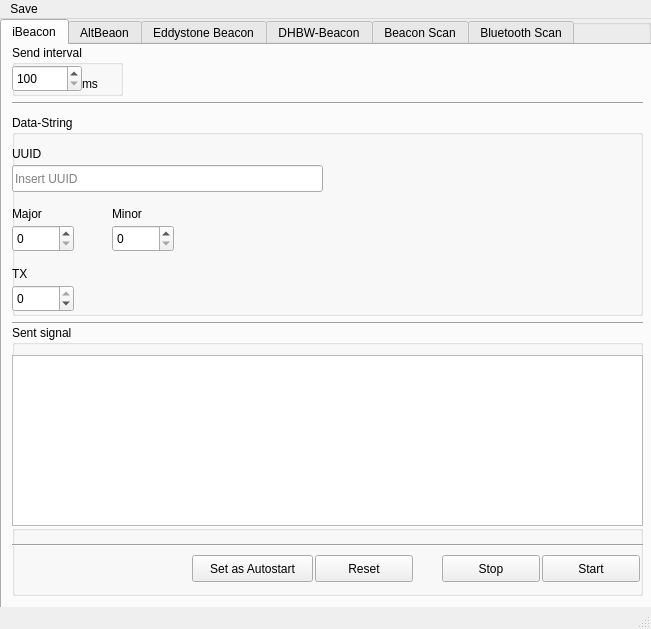
<?xml version="1.0" encoding="UTF-8"?>
<ui version="4.0">
 <class>PiBeacon</class>
 <widget class="QMainWindow" name="PiBeacon">
  <property name="geometry">
   <rect>
    <x>0</x>
    <y>0</y>
    <width>651</width>
    <height>629</height>
   </rect>
  </property>
  <property name="windowTitle">
   <string>PiBeacon</string>
  </property>
  <widget class="QWidget" name="centralwidget">
   <widget class="QGroupBox" name="groupBox">
    <property name="geometry">
     <rect>
      <x>0</x>
      <y>0</y>
      <width>651</width>
      <height>641</height>
     </rect>
    </property>
    <property name="title">
     <string/>
    </property>
    <widget class="QTabWidget" name="tabs">
     <property name="geometry">
      <rect>
       <x>0</x>
       <y>0</y>
       <width>671</width>
       <height>631</height>
      </rect>
     </property>
     <property name="currentIndex">
      <number>0</number>
     </property>
     <widget class="QWidget" name="tab_1">
      <attribute name="title">
       <string>iBeacon</string>
      </attribute>
      <widget class="QGroupBox" name="ibrssbutton">
       <property name="geometry">
        <rect>
         <x>10</x>
         <y>480</y>
         <width>631</width>
         <height>71</height>
        </rect>
       </property>
       <property name="title">
        <string/>
       </property>
       <widget class="QPushButton" name="ibstop">
        <property name="geometry">
         <rect>
          <x>430</x>
          <y>30</y>
          <width>98</width>
          <height>27</height>
         </rect>
        </property>
        <property name="text">
         <string>Stop</string>
        </property>
       </widget>
       <widget class="QPushButton" name="ibstart">
        <property name="geometry">
         <rect>
          <x>530</x>
          <y>30</y>
          <width>98</width>
          <height>27</height>
         </rect>
        </property>
        <property name="text">
         <string>Start</string>
        </property>
       </widget>
       <widget class="QPushButton" name="ibreset">
        <property name="geometry">
         <rect>
          <x>303</x>
          <y>30</y>
          <width>98</width>
          <height>27</height>
         </rect>
        </property>
        <property name="text">
         <string>Reset</string>
        </property>
       </widget>
       <widget class="QPushButton" name="ibsetasautostart">
        <property name="geometry">
         <rect>
          <x>180</x>
          <y>30</y>
          <width>121</width>
          <height>27</height>
         </rect>
        </property>
        <property name="text">
         <string>Set as Autostart</string>
        </property>
       </widget>
       <widget class="Line" name="line_7">
        <property name="geometry">
         <rect>
          <x>-10</x>
          <y>10</y>
          <width>641</width>
          <height>20</height>
         </rect>
        </property>
        <property name="orientation">
         <enum>Qt::Horizontal</enum>
        </property>
       </widget>
      </widget>
      <widget class="Line" name="line_3">
       <property name="geometry">
        <rect>
         <x>10</x>
         <y>270</y>
         <width>631</width>
         <height>16</height>
        </rect>
       </property>
       <property name="orientation">
        <enum>Qt::Horizontal</enum>
       </property>
      </widget>
      <widget class="QGroupBox" name="groupBox_5">
       <property name="geometry">
        <rect>
         <x>10</x>
         <y>280</y>
         <width>631</width>
         <height>201</height>
        </rect>
       </property>
       <property name="title">
        <string>Sent signal</string>
       </property>
       <widget class="QTextBrowser" name="ibgesendetessignal">
        <property name="geometry">
         <rect>
          <x>0</x>
          <y>30</y>
          <width>631</width>
          <height>171</height>
         </rect>
        </property>
       </widget>
      </widget>
      <widget class="QGroupBox" name="groupBox_6">
       <property name="geometry">
        <rect>
         <x>10</x>
         <y>70</y>
         <width>631</width>
         <height>201</height>
        </rect>
       </property>
       <property name="title">
        <string>Data-String</string>
       </property>
       <widget class="QLabel" name="label_4">
        <property name="geometry">
         <rect>
          <x>0</x>
          <y>30</y>
          <width>41</width>
          <height>17</height>
         </rect>
        </property>
        <property name="text">
         <string>UUID</string>
        </property>
       </widget>
       <widget class="QLineEdit" name="ibaktuellerdatastring">
        <property name="geometry">
         <rect>
          <x>0</x>
          <y>50</y>
          <width>311</width>
          <height>27</height>
         </rect>
        </property>
        <property name="text">
         <string/>
        </property>
        <property name="maxLength">
         <number>36</number>
        </property>
        <property name="frame">
         <bool>true</bool>
        </property>
        <property name="placeholderText">
         <string>Insert UUID</string>
        </property>
       </widget>
       <widget class="QLabel" name="label_8">
        <property name="geometry">
         <rect>
          <x>0</x>
          <y>150</y>
          <width>21</width>
          <height>17</height>
         </rect>
        </property>
        <property name="text">
         <string>TX</string>
        </property>
       </widget>
       <widget class="QDoubleSpinBox" name="ibtx">
        <property name="geometry">
         <rect>
          <x>0</x>
          <y>170</y>
          <width>62</width>
          <height>27</height>
         </rect>
        </property>
        <property name="decimals">
         <number>0</number>
        </property>
        <property name="minimum">
         <double>-100.000000000000000</double>
        </property>
        <property name="maximum">
         <double>0.000000000000000</double>
        </property>
       </widget>
       <widget class="QDoubleSpinBox" name="ibmajor">
        <property name="geometry">
         <rect>
          <x>0</x>
          <y>110</y>
          <width>62</width>
          <height>27</height>
         </rect>
        </property>
        <property name="decimals">
         <number>0</number>
        </property>
        <property name="maximum">
         <double>65534.000000000000000</double>
        </property>
       </widget>
       <widget class="QLabel" name="label_9">
        <property name="geometry">
         <rect>
          <x>0</x>
          <y>90</y>
          <width>66</width>
          <height>17</height>
         </rect>
        </property>
        <property name="text">
         <string>Major</string>
        </property>
       </widget>
       <widget class="QLabel" name="label_14">
        <property name="geometry">
         <rect>
          <x>100</x>
          <y>90</y>
          <width>66</width>
          <height>17</height>
         </rect>
        </property>
        <property name="text">
         <string>Minor</string>
        </property>
       </widget>
       <widget class="QDoubleSpinBox" name="ibminor">
        <property name="geometry">
         <rect>
          <x>100</x>
          <y>110</y>
          <width>62</width>
          <height>27</height>
         </rect>
        </property>
        <property name="decimals">
         <number>0</number>
        </property>
        <property name="maximum">
         <double>65534.000000000000000</double>
        </property>
       </widget>
       <widget class="QLabel" name="label_2">
        <property name="geometry">
         <rect>
          <x>510</x>
          <y>0</y>
          <width>121</width>
          <height>121</height>
         </rect>
        </property>
        <property name="text">
         <string/>
        </property>
        <property name="pixmap">
         <pixmap resource="../../logos/qtres.qrc">:/logos/iBeacon_120.png</pixmap>
        </property>
        <property name="margin">
         <number>0</number>
        </property>
       </widget>
      </widget>
      <widget class="Line" name="line_13">
       <property name="geometry">
        <rect>
         <x>10</x>
         <y>50</y>
         <width>631</width>
         <height>16</height>
        </rect>
       </property>
       <property name="orientation">
        <enum>Qt::Horizontal</enum>
       </property>
      </widget>
      <widget class="QGroupBox" name="groupBox_11">
       <property name="geometry">
        <rect>
         <x>10</x>
         <y>0</y>
         <width>111</width>
         <height>51</height>
        </rect>
       </property>
       <property name="title">
        <string>Send interval</string>
       </property>
       <widget class="QLabel" name="label">
        <property name="geometry">
         <rect>
          <x>70</x>
          <y>30</y>
          <width>21</width>
          <height>17</height>
         </rect>
        </property>
        <property name="text">
         <string>ms</string>
        </property>
       </widget>
       <widget class="QDoubleSpinBox" name="ibsendeintervall">
        <property name="geometry">
         <rect>
          <x>0</x>
          <y>20</y>
          <width>70</width>
          <height>27</height>
         </rect>
        </property>
        <property name="decimals">
         <number>0</number>
        </property>
        <property name="minimum">
         <double>100.000000000000000</double>
        </property>
        <property name="maximum">
         <double>2000.000000000000000</double>
        </property>
        <property name="singleStep">
         <double>1.000000000000000</double>
        </property>
       </widget>
      </widget>
     </widget>
     <widget class="QWidget" name="tab_2">
      <attribute name="title">
       <string>AltBeaon</string>
      </attribute>
      <widget class="QGroupBox" name="abrssbutton">
       <property name="geometry">
        <rect>
         <x>10</x>
         <y>480</y>
         <width>631</width>
         <height>71</height>
        </rect>
       </property>
       <property name="title">
        <string/>
       </property>
       <widget class="QPushButton" name="abstop">
        <property name="geometry">
         <rect>
          <x>430</x>
          <y>30</y>
          <width>98</width>
          <height>27</height>
         </rect>
        </property>
        <property name="text">
         <string>Stop</string>
        </property>
       </widget>
       <widget class="QPushButton" name="abstart">
        <property name="geometry">
         <rect>
          <x>530</x>
          <y>30</y>
          <width>98</width>
          <height>27</height>
         </rect>
        </property>
        <property name="text">
         <string>Start</string>
        </property>
       </widget>
       <widget class="QPushButton" name="abreset">
        <property name="geometry">
         <rect>
          <x>303</x>
          <y>30</y>
          <width>98</width>
          <height>27</height>
         </rect>
        </property>
        <property name="text">
         <string>Reset</string>
        </property>
       </widget>
       <widget class="QPushButton" name="absetasautostart">
        <property name="geometry">
         <rect>
          <x>180</x>
          <y>30</y>
          <width>121</width>
          <height>27</height>
         </rect>
        </property>
        <property name="text">
         <string>Set as Autostart</string>
        </property>
       </widget>
       <widget class="Line" name="line_9">
        <property name="geometry">
         <rect>
          <x>0</x>
          <y>10</y>
          <width>631</width>
          <height>20</height>
         </rect>
        </property>
        <property name="orientation">
         <enum>Qt::Horizontal</enum>
        </property>
       </widget>
      </widget>
      <widget class="QGroupBox" name="groupBox_10">
       <property name="geometry">
        <rect>
         <x>10</x>
         <y>0</y>
         <width>111</width>
         <height>51</height>
        </rect>
       </property>
       <property name="title">
        <string>Send interval</string>
       </property>
       <widget class="QLabel" name="label_7">
        <property name="geometry">
         <rect>
          <x>70</x>
          <y>30</y>
          <width>21</width>
          <height>17</height>
         </rect>
        </property>
        <property name="text">
         <string>ms</string>
        </property>
       </widget>
       <widget class="QDoubleSpinBox" name="absendeintervall">
        <property name="geometry">
         <rect>
          <x>0</x>
          <y>20</y>
          <width>70</width>
          <height>27</height>
         </rect>
        </property>
        <property name="decimals">
         <number>0</number>
        </property>
        <property name="minimum">
         <double>100.000000000000000</double>
        </property>
        <property name="maximum">
         <double>2000.000000000000000</double>
        </property>
        <property name="singleStep">
         <double>1.000000000000000</double>
        </property>
       </widget>
      </widget>
      <widget class="QGroupBox" name="groupBox_13">
       <property name="geometry">
        <rect>
         <x>10</x>
         <y>280</y>
         <width>631</width>
         <height>211</height>
        </rect>
       </property>
       <property name="title">
        <string>Sent signal</string>
       </property>
       <widget class="QTextBrowser" name="abgesendetessignal">
        <property name="geometry">
         <rect>
          <x>0</x>
          <y>30</y>
          <width>631</width>
          <height>171</height>
         </rect>
        </property>
       </widget>
      </widget>
      <widget class="QGroupBox" name="groupBox_14">
       <property name="geometry">
        <rect>
         <x>10</x>
         <y>70</y>
         <width>631</width>
         <height>141</height>
        </rect>
       </property>
       <property name="title">
        <string>Data-String</string>
       </property>
       <widget class="QLabel" name="label_12">
        <property name="geometry">
         <rect>
          <x>0</x>
          <y>30</y>
          <width>141</width>
          <height>17</height>
         </rect>
        </property>
        <property name="text">
         <string>BID</string>
        </property>
       </widget>
       <widget class="QLineEdit" name="abaktuellerdatastring">
        <property name="geometry">
         <rect>
          <x>0</x>
          <y>50</y>
          <width>381</width>
          <height>27</height>
         </rect>
        </property>
        <property name="text">
         <string/>
        </property>
        <property name="maxLength">
         <number>40</number>
        </property>
        <property name="frame">
         <bool>true</bool>
        </property>
        <property name="placeholderText">
         <string>Insert BID</string>
        </property>
       </widget>
       <widget class="QDoubleSpinBox" name="abrssi">
        <property name="geometry">
         <rect>
          <x>0</x>
          <y>110</y>
          <width>62</width>
          <height>27</height>
         </rect>
        </property>
        <property name="decimals">
         <number>0</number>
        </property>
        <property name="minimum">
         <double>-100.000000000000000</double>
        </property>
        <property name="maximum">
         <double>0.000000000000000</double>
        </property>
       </widget>
       <widget class="QLabel" name="label_15">
        <property name="geometry">
         <rect>
          <x>0</x>
          <y>90</y>
          <width>31</width>
          <height>17</height>
         </rect>
        </property>
        <property name="text">
         <string>RSSI</string>
        </property>
       </widget>
       <widget class="QLineEdit" name="abmfg">
        <property name="geometry">
         <rect>
          <x>100</x>
          <y>110</y>
          <width>61</width>
          <height>27</height>
         </rect>
        </property>
        <property name="text">
         <string/>
        </property>
        <property name="maxLength">
         <number>2</number>
        </property>
        <property name="frame">
         <bool>true</bool>
        </property>
        <property name="placeholderText">
         <string/>
        </property>
       </widget>
       <widget class="QLabel" name="label_20">
        <property name="geometry">
         <rect>
          <x>100</x>
          <y>90</y>
          <width>41</width>
          <height>17</height>
         </rect>
        </property>
        <property name="text">
         <string>MFG</string>
        </property>
       </widget>
       <widget class="QLabel" name="label_3">
        <property name="geometry">
         <rect>
          <x>510</x>
          <y>0</y>
          <width>121</width>
          <height>111</height>
         </rect>
        </property>
        <property name="text">
         <string/>
        </property>
        <property name="pixmap">
         <pixmap resource="../../logos/qtres.qrc">:/logos/altbeacon_120.png</pixmap>
        </property>
       </widget>
      </widget>
      <widget class="Line" name="line_4">
       <property name="geometry">
        <rect>
         <x>10</x>
         <y>50</y>
         <width>631</width>
         <height>16</height>
        </rect>
       </property>
       <property name="orientation">
        <enum>Qt::Horizontal</enum>
       </property>
      </widget>
      <widget class="Line" name="line_5">
       <property name="geometry">
        <rect>
         <x>10</x>
         <y>270</y>
         <width>631</width>
         <height>16</height>
        </rect>
       </property>
       <property name="orientation">
        <enum>Qt::Horizontal</enum>
       </property>
      </widget>
     </widget>
     <widget class="QWidget" name="tab_3">
      <attribute name="title">
       <string>Eddystone Beacon</string>
      </attribute>
      <widget class="QGroupBox" name="ebrssbutton">
       <property name="geometry">
        <rect>
         <x>10</x>
         <y>480</y>
         <width>631</width>
         <height>71</height>
        </rect>
       </property>
       <property name="title">
        <string/>
       </property>
       <widget class="QPushButton" name="ebstop">
        <property name="geometry">
         <rect>
          <x>430</x>
          <y>30</y>
          <width>98</width>
          <height>27</height>
         </rect>
        </property>
        <property name="text">
         <string>Stop</string>
        </property>
       </widget>
       <widget class="QPushButton" name="ebstart">
        <property name="geometry">
         <rect>
          <x>530</x>
          <y>30</y>
          <width>98</width>
          <height>27</height>
         </rect>
        </property>
        <property name="text">
         <string>Start</string>
        </property>
       </widget>
       <widget class="QPushButton" name="ebreset">
        <property name="geometry">
         <rect>
          <x>303</x>
          <y>30</y>
          <width>98</width>
          <height>27</height>
         </rect>
        </property>
        <property name="text">
         <string>Reset</string>
        </property>
       </widget>
       <widget class="Line" name="line_15">
        <property name="geometry">
         <rect>
          <x>-110</x>
          <y>-10</y>
          <width>481</width>
          <height>16</height>
         </rect>
        </property>
        <property name="orientation">
         <enum>Qt::Horizontal</enum>
        </property>
       </widget>
       <widget class="QPushButton" name="ebsetasautostart">
        <property name="geometry">
         <rect>
          <x>180</x>
          <y>30</y>
          <width>121</width>
          <height>27</height>
         </rect>
        </property>
        <property name="text">
         <string>Set as Autostart</string>
        </property>
       </widget>
       <widget class="Line" name="line_10">
        <property name="geometry">
         <rect>
          <x>0</x>
          <y>10</y>
          <width>631</width>
          <height>20</height>
         </rect>
        </property>
        <property name="orientation">
         <enum>Qt::Horizontal</enum>
        </property>
       </widget>
      </widget>
      <widget class="QGroupBox" name="groupBox_17">
       <property name="geometry">
        <rect>
         <x>10</x>
         <y>0</y>
         <width>121</width>
         <height>51</height>
        </rect>
       </property>
       <property name="title">
        <string>Send interval</string>
       </property>
       <widget class="QLabel" name="label_13">
        <property name="geometry">
         <rect>
          <x>70</x>
          <y>30</y>
          <width>21</width>
          <height>17</height>
         </rect>
        </property>
        <property name="text">
         <string>ms</string>
        </property>
       </widget>
       <widget class="QDoubleSpinBox" name="ebsendeintervall">
        <property name="geometry">
         <rect>
          <x>0</x>
          <y>20</y>
          <width>70</width>
          <height>27</height>
         </rect>
        </property>
        <property name="decimals">
         <number>0</number>
        </property>
        <property name="minimum">
         <double>100.000000000000000</double>
        </property>
        <property name="maximum">
         <double>2000.000000000000000</double>
        </property>
        <property name="singleStep">
         <double>1.000000000000000</double>
        </property>
       </widget>
      </widget>
      <widget class="QGroupBox" name="groupBox_20">
       <property name="geometry">
        <rect>
         <x>10</x>
         <y>280</y>
         <width>631</width>
         <height>211</height>
        </rect>
       </property>
       <property name="title">
        <string>Sent signal</string>
       </property>
       <widget class="QTextBrowser" name="ebgesendetessignal">
        <property name="geometry">
         <rect>
          <x>0</x>
          <y>30</y>
          <width>631</width>
          <height>171</height>
         </rect>
        </property>
       </widget>
      </widget>
      <widget class="QGroupBox" name="groupBox_21">
       <property name="geometry">
        <rect>
         <x>10</x>
         <y>70</y>
         <width>631</width>
         <height>201</height>
        </rect>
       </property>
       <property name="title">
        <string>Data-String</string>
       </property>
       <widget class="QLabel" name="label_18">
        <property name="geometry">
         <rect>
          <x>0</x>
          <y>30</y>
          <width>111</width>
          <height>17</height>
         </rect>
        </property>
        <property name="text">
         <string>Namespace ID</string>
        </property>
       </widget>
       <widget class="QLineEdit" name="ebaktuellerdatastringnid">
        <property name="geometry">
         <rect>
          <x>0</x>
          <y>50</y>
          <width>311</width>
          <height>27</height>
         </rect>
        </property>
        <property name="text">
         <string/>
        </property>
        <property name="maxLength">
         <number>20</number>
        </property>
        <property name="frame">
         <bool>true</bool>
        </property>
        <property name="placeholderText">
         <string>Insert Namespace ID</string>
        </property>
       </widget>
       <widget class="QLabel" name="label_21">
        <property name="geometry">
         <rect>
          <x>0</x>
          <y>150</y>
          <width>21</width>
          <height>17</height>
         </rect>
        </property>
        <property name="text">
         <string>TX</string>
        </property>
       </widget>
       <widget class="QDoubleSpinBox" name="ebtx">
        <property name="geometry">
         <rect>
          <x>0</x>
          <y>170</y>
          <width>62</width>
          <height>27</height>
         </rect>
        </property>
        <property name="decimals">
         <number>0</number>
        </property>
        <property name="minimum">
         <double>-100.000000000000000</double>
        </property>
        <property name="maximum">
         <double>0.000000000000000</double>
        </property>
       </widget>
       <widget class="QLineEdit" name="ebaktuellerdatastringiid">
        <property name="geometry">
         <rect>
          <x>0</x>
          <y>110</y>
          <width>311</width>
          <height>27</height>
         </rect>
        </property>
        <property name="text">
         <string/>
        </property>
        <property name="maxLength">
         <number>12</number>
        </property>
        <property name="frame">
         <bool>true</bool>
        </property>
        <property name="placeholderText">
         <string>Insert Instance ID</string>
        </property>
       </widget>
       <widget class="QLabel" name="label_5">
        <property name="geometry">
         <rect>
          <x>510</x>
          <y>0</y>
          <width>121</width>
          <height>111</height>
         </rect>
        </property>
        <property name="text">
         <string/>
        </property>
        <property name="pixmap">
         <pixmap resource="../../logos/qtres.qrc">:/logos/EddyStone_final-02_120.png</pixmap>
        </property>
       </widget>
       <widget class="QLabel" name="label_24">
        <property name="geometry">
         <rect>
          <x>0</x>
          <y>90</y>
          <width>101</width>
          <height>17</height>
         </rect>
        </property>
        <property name="text">
         <string>Instance ID</string>
        </property>
       </widget>
      </widget>
      <widget class="Line" name="line_14">
       <property name="geometry">
        <rect>
         <x>10</x>
         <y>50</y>
         <width>631</width>
         <height>16</height>
        </rect>
       </property>
       <property name="orientation">
        <enum>Qt::Horizontal</enum>
       </property>
      </widget>
      <widget class="Line" name="line_8">
       <property name="geometry">
        <rect>
         <x>10</x>
         <y>270</y>
         <width>631</width>
         <height>16</height>
        </rect>
       </property>
       <property name="orientation">
        <enum>Qt::Horizontal</enum>
       </property>
      </widget>
     </widget>
     <widget class="QWidget" name="tab_4">
      <attribute name="title">
       <string>DHBW-Beacon</string>
      </attribute>
      <widget class="QGroupBox" name="dbrssbutton">
       <property name="geometry">
        <rect>
         <x>10</x>
         <y>480</y>
         <width>631</width>
         <height>71</height>
        </rect>
       </property>
       <property name="title">
        <string/>
       </property>
       <widget class="QPushButton" name="dbstop">
        <property name="geometry">
         <rect>
          <x>430</x>
          <y>30</y>
          <width>98</width>
          <height>27</height>
         </rect>
        </property>
        <property name="text">
         <string>Stop</string>
        </property>
       </widget>
       <widget class="QPushButton" name="dbstart">
        <property name="geometry">
         <rect>
          <x>530</x>
          <y>30</y>
          <width>98</width>
          <height>27</height>
         </rect>
        </property>
        <property name="text">
         <string>Start</string>
        </property>
       </widget>
       <widget class="QPushButton" name="dbreset">
        <property name="geometry">
         <rect>
          <x>303</x>
          <y>30</y>
          <width>98</width>
          <height>27</height>
         </rect>
        </property>
        <property name="text">
         <string>Reset</string>
        </property>
       </widget>
       <widget class="QPushButton" name="dbsetasautostart">
        <property name="geometry">
         <rect>
          <x>180</x>
          <y>30</y>
          <width>121</width>
          <height>27</height>
         </rect>
        </property>
        <property name="text">
         <string>Set as Autostart</string>
        </property>
       </widget>
       <widget class="Line" name="line_11">
        <property name="geometry">
         <rect>
          <x>0</x>
          <y>10</y>
          <width>631</width>
          <height>20</height>
         </rect>
        </property>
        <property name="orientation">
         <enum>Qt::Horizontal</enum>
        </property>
       </widget>
      </widget>
      <widget class="QGroupBox" name="groupBox_24">
       <property name="geometry">
        <rect>
         <x>10</x>
         <y>0</y>
         <width>111</width>
         <height>51</height>
        </rect>
       </property>
       <property name="title">
        <string>Send interval</string>
       </property>
       <widget class="QLabel" name="label_19">
        <property name="geometry">
         <rect>
          <x>70</x>
          <y>30</y>
          <width>21</width>
          <height>17</height>
         </rect>
        </property>
        <property name="text">
         <string>ms</string>
        </property>
       </widget>
       <widget class="QDoubleSpinBox" name="dbsendeintervall">
        <property name="geometry">
         <rect>
          <x>0</x>
          <y>20</y>
          <width>70</width>
          <height>27</height>
         </rect>
        </property>
        <property name="decimals">
         <number>0</number>
        </property>
        <property name="minimum">
         <double>100.000000000000000</double>
        </property>
        <property name="maximum">
         <double>2000.000000000000000</double>
        </property>
        <property name="singleStep">
         <double>1.000000000000000</double>
        </property>
       </widget>
      </widget>
      <widget class="QGroupBox" name="groupBox_27">
       <property name="geometry">
        <rect>
         <x>10</x>
         <y>280</y>
         <width>631</width>
         <height>231</height>
        </rect>
       </property>
       <property name="title">
        <string>Sent signal</string>
       </property>
       <widget class="QTextBrowser" name="dbgesendetessignal">
        <property name="geometry">
         <rect>
          <x>0</x>
          <y>30</y>
          <width>631</width>
          <height>171</height>
         </rect>
        </property>
       </widget>
      </widget>
      <widget class="Line" name="line_17">
       <property name="geometry">
        <rect>
         <x>10</x>
         <y>50</y>
         <width>631</width>
         <height>16</height>
        </rect>
       </property>
       <property name="orientation">
        <enum>Qt::Horizontal</enum>
       </property>
      </widget>
      <widget class="Line" name="line_18">
       <property name="geometry">
        <rect>
         <x>10</x>
         <y>270</y>
         <width>631</width>
         <height>16</height>
        </rect>
       </property>
       <property name="orientation">
        <enum>Qt::Horizontal</enum>
       </property>
      </widget>
      <widget class="QGroupBox" name="groupBox_22">
       <property name="geometry">
        <rect>
         <x>10</x>
         <y>70</y>
         <width>631</width>
         <height>201</height>
        </rect>
       </property>
       <property name="title">
        <string>Data-String</string>
       </property>
       <widget class="QLabel" name="label_22">
        <property name="geometry">
         <rect>
          <x>0</x>
          <y>30</y>
          <width>141</width>
          <height>17</height>
         </rect>
        </property>
        <property name="text">
         <string>Namespace ID</string>
        </property>
       </widget>
       <widget class="QLineEdit" name="dbaktuellerdatastringnid">
        <property name="geometry">
         <rect>
          <x>0</x>
          <y>50</y>
          <width>311</width>
          <height>27</height>
         </rect>
        </property>
        <property name="text">
         <string/>
        </property>
        <property name="maxLength">
         <number>20</number>
        </property>
        <property name="frame">
         <bool>true</bool>
        </property>
        <property name="placeholderText">
         <string>Insert Namespace ID</string>
        </property>
       </widget>
       <widget class="QLabel" name="label_23">
        <property name="geometry">
         <rect>
          <x>0</x>
          <y>150</y>
          <width>21</width>
          <height>17</height>
         </rect>
        </property>
        <property name="text">
         <string>TX</string>
        </property>
       </widget>
       <widget class="QDoubleSpinBox" name="dbtx">
        <property name="geometry">
         <rect>
          <x>0</x>
          <y>170</y>
          <width>62</width>
          <height>27</height>
         </rect>
        </property>
        <property name="decimals">
         <number>0</number>
        </property>
        <property name="minimum">
         <double>-100.000000000000000</double>
        </property>
        <property name="maximum">
         <double>0.000000000000000</double>
        </property>
       </widget>
       <widget class="QLineEdit" name="dbaktuellerdatastringiid">
        <property name="geometry">
         <rect>
          <x>0</x>
          <y>110</y>
          <width>311</width>
          <height>27</height>
         </rect>
        </property>
        <property name="text">
         <string/>
        </property>
        <property name="maxLength">
         <number>12</number>
        </property>
        <property name="frame">
         <bool>true</bool>
        </property>
        <property name="placeholderText">
         <string>Insert Instance ID</string>
        </property>
       </widget>
       <widget class="QLabel" name="label_6">
        <property name="geometry">
         <rect>
          <x>510</x>
          <y>0</y>
          <width>121</width>
          <height>121</height>
         </rect>
        </property>
        <property name="text">
         <string/>
        </property>
        <property name="pixmap">
         <pixmap resource="../../logos/qtres.qrc">:/logos/DHBW_120.png</pixmap>
        </property>
       </widget>
       <widget class="QLabel" name="label_25">
        <property name="geometry">
         <rect>
          <x>0</x>
          <y>90</y>
          <width>101</width>
          <height>17</height>
         </rect>
        </property>
        <property name="text">
         <string>Instance ID</string>
        </property>
       </widget>
      </widget>
     </widget>
     <widget class="QWidget" name="tab_5">
      <attribute name="title">
       <string>Beacon Scan</string>
      </attribute>
      <widget class="QGroupBox" name="bcscan">
       <property name="geometry">
        <rect>
         <x>10</x>
         <y>0</y>
         <width>631</width>
         <height>541</height>
        </rect>
       </property>
       <property name="title">
        <string>Beacon Scan</string>
       </property>
       <widget class="QTextBrowser" name="bcscanausgabe">
        <property name="geometry">
         <rect>
          <x>0</x>
          <y>30</y>
          <width>631</width>
          <height>441</height>
         </rect>
        </property>
        <property name="html">
         <string>&lt;!DOCTYPE HTML PUBLIC &quot;-//W3C//DTD HTML 4.0//EN&quot; &quot;http://www.w3.org/TR/REC-html40/strict.dtd&quot;&gt;
&lt;html&gt;&lt;head&gt;&lt;meta name=&quot;qrichtext&quot; content=&quot;1&quot; /&gt;&lt;style type=&quot;text/css&quot;&gt;
p, li { white-space: pre-wrap; }
&lt;/style&gt;&lt;/head&gt;&lt;body style=&quot; font-family:'Roboto'; font-size:12pt; font-weight:200; font-style:normal;&quot;&gt;
&lt;p style=&quot;-qt-paragraph-type:empty; margin-top:0px; margin-bottom:0px; margin-left:0px; margin-right:0px; -qt-block-indent:0; text-indent:0px; font-family:'Ubuntu'; font-size:11pt; font-weight:400;&quot;&gt;&lt;br /&gt;&lt;/p&gt;&lt;/body&gt;&lt;/html&gt;</string>
        </property>
       </widget>
       <widget class="QPushButton" name="bcscanstop">
        <property name="geometry">
         <rect>
          <x>430</x>
          <y>510</y>
          <width>98</width>
          <height>27</height>
         </rect>
        </property>
        <property name="text">
         <string>Stop</string>
        </property>
       </widget>
       <widget class="QPushButton" name="bcscanstart">
        <property name="geometry">
         <rect>
          <x>530</x>
          <y>510</y>
          <width>98</width>
          <height>27</height>
         </rect>
        </property>
        <property name="text">
         <string>Scannen</string>
        </property>
       </widget>
       <widget class="Line" name="line_12">
        <property name="geometry">
         <rect>
          <x>-10</x>
          <y>490</y>
          <width>641</width>
          <height>20</height>
         </rect>
        </property>
        <property name="orientation">
         <enum>Qt::Horizontal</enum>
        </property>
       </widget>
      </widget>
     </widget>
     <widget class="QWidget" name="tab">
      <attribute name="title">
       <string>Bluetooth Scan</string>
      </attribute>
      <widget class="QGroupBox" name="btscan">
       <property name="geometry">
        <rect>
         <x>10</x>
         <y>0</y>
         <width>631</width>
         <height>541</height>
        </rect>
       </property>
       <property name="title">
        <string>Bluetooth Scan</string>
       </property>
       <widget class="QTextBrowser" name="btscanausgabe">
        <property name="geometry">
         <rect>
          <x>0</x>
          <y>30</y>
          <width>631</width>
          <height>441</height>
         </rect>
        </property>
        <property name="html">
         <string>&lt;!DOCTYPE HTML PUBLIC &quot;-//W3C//DTD HTML 4.0//EN&quot; &quot;http://www.w3.org/TR/REC-html40/strict.dtd&quot;&gt;
&lt;html&gt;&lt;head&gt;&lt;meta name=&quot;qrichtext&quot; content=&quot;1&quot; /&gt;&lt;style type=&quot;text/css&quot;&gt;
p, li { white-space: pre-wrap; }
&lt;/style&gt;&lt;/head&gt;&lt;body style=&quot; font-family:'Roboto'; font-size:12pt; font-weight:200; font-style:normal;&quot;&gt;
&lt;p style=&quot;-qt-paragraph-type:empty; margin-top:0px; margin-bottom:0px; margin-left:0px; margin-right:0px; -qt-block-indent:0; text-indent:0px; font-family:'Ubuntu'; font-size:11pt; font-weight:400;&quot;&gt;&lt;br /&gt;&lt;/p&gt;&lt;/body&gt;&lt;/html&gt;</string>
        </property>
       </widget>
       <widget class="QPushButton" name="btscanstart">
        <property name="geometry">
         <rect>
          <x>530</x>
          <y>510</y>
          <width>98</width>
          <height>27</height>
         </rect>
        </property>
        <property name="text">
         <string>Scannen</string>
        </property>
       </widget>
       <widget class="Line" name="line_16">
        <property name="geometry">
         <rect>
          <x>0</x>
          <y>490</y>
          <width>631</width>
          <height>20</height>
         </rect>
        </property>
        <property name="orientation">
         <enum>Qt::Horizontal</enum>
        </property>
       </widget>
      </widget>
     </widget>
    </widget>
   </widget>
  </widget>
  <widget class="QMenuBar" name="menubar">
   <property name="geometry">
    <rect>
     <x>0</x>
     <y>0</y>
     <width>651</width>
     <height>27</height>
    </rect>
   </property>
   <widget class="QMenu" name="menuSave">
    <property name="title">
     <string>Save</string>
    </property>
    <addaction name="actionSave_as"/>
   </widget>
   <addaction name="menuSave"/>
  </widget>
  <widget class="QStatusBar" name="statusbar"/>
  <action name="actionSave_as">
   <property name="icon">
    <iconset theme="document-save">
     <normaloff>../../../../.designer/backup</normaloff>../../../../.designer/backup</iconset>
   </property>
   <property name="text">
    <string>Save values</string>
   </property>
  </action>
 </widget>
 <resources>
  <include location="../../logos/qtres.qrc"/>
  <include location="../../logos/qtres.qrc"/>
 </resources>
 <connections/>
</ui>
